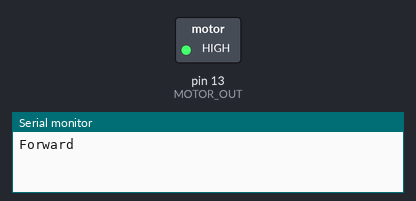
A sketch run on a simulated Arduino Uno, built with avr-gcc and run on an emulated ATmega328P. Parts: switched loads named in the sketch (green lamp = pin HIGH), the last lines printed to the serial monitor.

Above: at 1.0 s.
At 3.0 s:
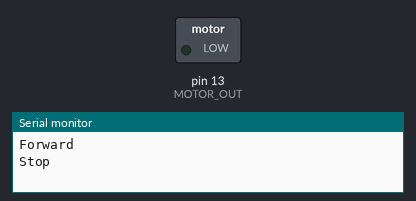
Timing chart, 0 to 5.2 s (numbered marks = the images above):
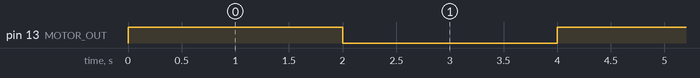

Measured:
- by itself, pin 13 (MOTOR_OUT): alternates HIGH for 2.0 s and LOW for 2.0 s

The sketch:

direct-motors.ino
```cpp
// undefined behaviour... start me ghum rha tha, baad me wo yellow wala light hi
// band ho jata tha

const int MOTOR_OUT = 13; // Motor output pin

void setup() {
    Serial.begin(9600);
    pinMode(MOTOR_OUT, OUTPUT);
}

void loop() {
    Serial.println("Forward");
    digitalWrite(MOTOR_OUT, HIGH);
    delay(2000);
    Serial.println("Stop");
    digitalWrite(MOTOR_OUT, LOW);
    delay(2000);
}
```
